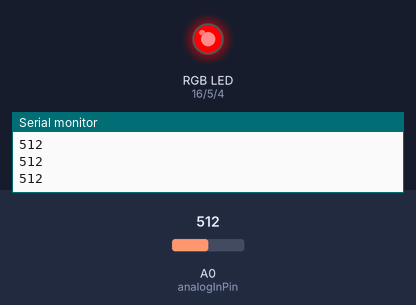
Bench run of a sketch on a simulated ESP8266 (NodeMCU). Parts: an RGB LED mixed from three pins (HIGH = lit), the last lines printed to the serial monitor. The test bench sets the inputs (shaded band); at power-on: A0 (analogInPin) = 512. WiFi joins after 1.5 s; servers stay silent unless stated; no MQTT or app messages arrive unless stated.

Above: at 2.8 s.
2.9 s: A0 (analogInPin) set to 379
4.8 s: A0 (analogInPin) set to 346
At 6.7 s:
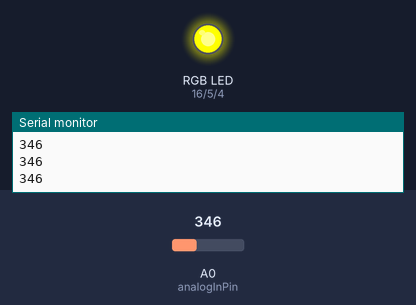
7.1 s: A0 (analogInPin) set to 306
At 8.3 s:
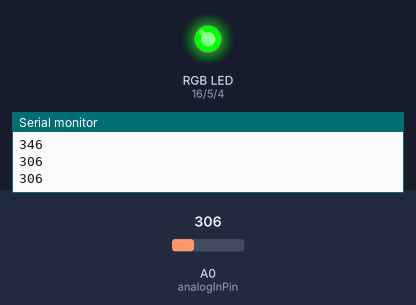
9.1 s: A0 (analogInPin) set to 510
At 9.9 s:
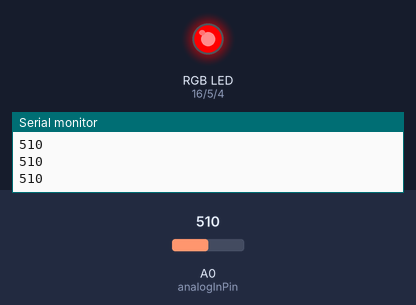
11.1 s: A0 (analogInPin) set to 122
At 12.7 s:
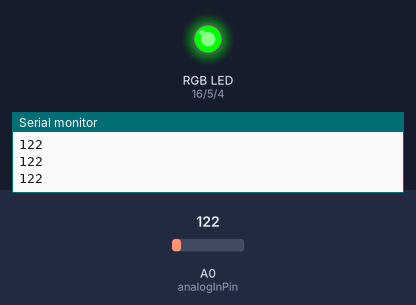
Timing chart, 0 to 14.1 s (numbered marks = the images above; inputs shaded):
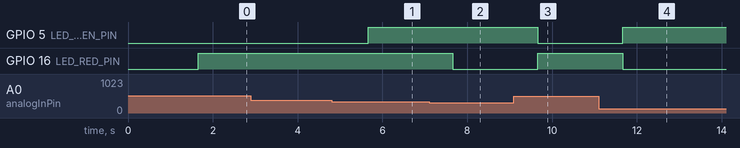

Measured:
- the behaviour switches between 361 and 360 on A0 (analogInPin) (found by bisection; images 0 and 1)
- after the input at 4.8 s, GPIO 5 (LED_GREEN_PIN): LOW → HIGH after 0.86 s
- after the input at 7.1 s, GPIO 16 (LED_RED_PIN): HIGH → LOW after 0.56 s
- after the input at 9.1 s, GPIO 5 (LED_GREEN_PIN): HIGH → LOW after 0.56 s; GPIO 16 (LED_RED_PIN): LOW → HIGH after 0.56 s
- after the input at 11.1 s, GPIO 5 (LED_GREEN_PIN): LOW → HIGH after 0.57 s; GPIO 16 (LED_RED_PIN): HIGH → LOW after 0.57 s

The sketch:

arduino_testing.ino
```cpp
#include <ESP8266WiFi.h>
#include <PubSubClient.h>

#define LED_RED_PIN 16
#define LED_GREEN_PIN 5
#define LED_BLUE_PIN 4

const char* ssid = "";
const char* password = "";
const char* mqtt_server = "";
const char* mqttUser = "";
const char* mqttPassword = "";
const String mqttTopic = "/testing";

WiFiClient espClient;
PubSubClient client(espClient);
long lastMsg = 0;
char msg[50];
String clientId = "esp8266-";
String macaddr;
String publishTopic;

const int analogInPin = A0;
int sensorValue = 0;

void setup_wifi() {
    delay(100);
    Serial.println("");
    Serial.print("Connecting to ");
    Serial.print(ssid);
    WiFi.begin(ssid, password);
    while (WiFi.status() != WL_CONNECTED)
    {
      delay(500);
      Serial.print(".");
    }
  randomSeed(micros());
  Serial.println("");
  Serial.println("WiFi connected");
  Serial.print("IP address: ");
  Serial.println(WiFi.localIP());
}

void callback(char* topic, byte* payload, unsigned int length) {

}

void reconnect() {
  while (!client.connected())
  {
    Serial.println("Attempting MQTT connection...");
    macaddr = String(WiFi.macAddress());
    macaddr.replace(":","");
    macaddr.toLowerCase();
    clientId += macaddr;
    publishTopic = macaddr;
    publishTopic += mqttTopic;

    if (client.connect("esp8622", mqttUser, mqttPassword)) {
      Serial.print("MQTT connected [");
      Serial.print(clientId);
      Serial.println("]");
      client.subscribe("iot");
    } else {
      Serial.print("MQTT failed, rc=");
      Serial.print(client.state());
      Serial.println("MQTT try again in 5 seconds");
      delay(5000);
    }
  }
}

void RGB_color(int LED_RED_VALUE, int LED_GREEN_VALUE, int LED_BLUE_VALUE)
 {
  analogWrite(LED_RED_PIN, LED_RED_VALUE);
  analogWrite(LED_GREEN_PIN, LED_GREEN_VALUE);
  analogWrite(LED_BLUE_PIN, LED_BLUE_VALUE);
}

void setup() {
  Serial.begin(115200);
  setup_wifi();
  client.setServer(mqtt_server, 1883);
  client.setCallback(callback);

  pinMode(LED_RED_PIN,OUTPUT);
  pinMode(LED_GREEN_PIN,OUTPUT);
  pinMode(LED_BLUE_PIN,OUTPUT);

}

void loop() {
  if (!client.connected()) {
    reconnect();
  }
  client.loop();
  long now = millis();

  if (now - lastMsg > 1000) {
     lastMsg = now;
     sensorValue = analogRead(analogInPin);

     switch (sensorValue) {
        case 0 ... 340:
          RGB_color(0, 255, 0);
          break;
        case 341 ... 360:
          RGB_color(255, 255, 0);
          break;
        case 361 ... 1024:
          RGB_color(255, 0, 0);
          break;
        default:
          RGB_color(0, 0, 255);
          break;
    }

     if (sensorValue > 120) {
       Serial.println(sensorValue);
       client.publish( publishTopic.c_str(), "Normal" );
     }

     if (sensorValue > 500) {
       Serial.println(sensorValue);
       client.publish( publishTopic.c_str(), "Warning" );
     }

     /* client.publish( publishTopic.c_str(), "Running" ); */
     Serial.println(sensorValue);

  }

  /*
  RGB_color(255, 0, 0); // Red
  RGB_color(0, 255, 0); // Green
  RGB_color(0, 0, 255); // Blue
  RGB_color(255, 255, 125); // Raspberry
  RGB_color(0, 255, 255); // Cyan
  RGB_color(255, 0, 255); // Magenta
  RGB_color(255, 255, 0); // Yellow
  RGB_color(255, 255, 255); // White
  */

}
```
